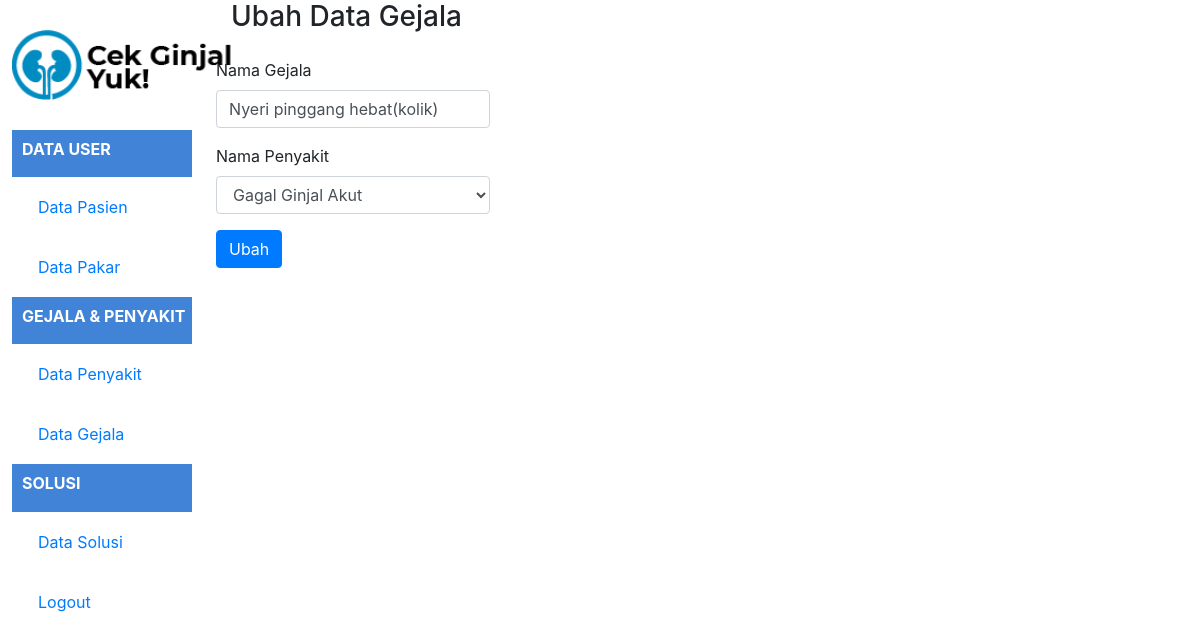
Screenshot of /ubahGejala.php?id_gejala=1 (signed in) with the database file from the repository.
### tables this page shows
CREATE TABLE `relasi` (
  `id_relasi` int(11) NOT NULL,
  `id_gejala` int(11) DEFAULT NULL,
  `id_penyakit` int(11) DEFAULT NULL
);

CREATE TABLE `gejala` (
  `id_gejala` int(11) NOT NULL,
  `gejala` varchar(100) NOT NULL
);

CREATE TABLE `penyakit` (
  `id_penyakit` int(11) NOT NULL,
  `penyakit` varchar(100) NOT NULL
);

### ubahGejala.php (the view, shortened to what this page needs)
<?php
include "function.php";
$id_gejala = $_GET["id_gejala"];
$query = mysqli_query($koneksi, "SELECT * FROM relasi INNER JOIN penyakit ON relasi.id_penyakit = penyakit.id_penyakit INNER JOIN gejala ON relasi.id_gejala = gejala.id_gejala WHERE relasi.id_gejala = '$id_gejala'");
$data = mysqli_fetch_assoc($query);
?>
<!DOCTYPE html>
<html lang="en">
<head>
    <link rel="stylesheet" href="styles.css">
    <link
        rel="stylesheet"
        href="https://stackpath.bootstrapcdn.com/bootstrap/4.4.1/css/bootstrap.min.css"
/>
</head>
<body >
    <div class="kiri">
        <section class="logo">
            <img src="gambar/logo.png" alt="logo" height="70px" />
        </section>
        <div class="sidebar-heading">
            <h5 class="font-weight-bold text-white text-uppercase teks">Data User</h5>
        </div>
        <section class="isi">
            <a class="nav-link" href="indexAdmin.php">
            <span>Data Pasien</span></a>
        </section>
        <section class="isi">
            <a class="nav-link" href="indexPakar.php">
            <span>Data Pakar</span></a>
        </section>
        <div class="sidebar-heading">
            <h5 class="font-weight-bold text-white text-uppercase teks">Gejala & Penyakit</h5>
        </div>
        <section class="isi">
            <a class="nav-link" href="indexPenyakit.php">
            <span>Data Penyakit</span>
            </a>
        </section>
        <section class="isi">
            <a class="nav-link" href="indexGejala.php">
            <span>Data Gejala</span>
            </a>
        </section>
        <div class="sidebar-heading">
            <h5 class="font-weight-bold text-white text-uppercase teks">Solusi</h5>
        </div>
        <section class="isi">
            <a class="nav-link" href="indexSolusi.php">
            <span>Data Solusi</span>
            </a>
        </section>
        <section class="isi">
            <a class="nav-link" href="logout.php">
            <span>Logout</span>
            </a>
        </section>
    </div>
    <div class="kanan">
        <div class="container-fluid">
            <div class="d-sm-flex align-items-center justify-content-between mb-4">
                <h1 class="h3 mb-0 text-gray-800">Ubah Data Gejala</h1>
            </div>
            <div class="row">
                <form action="function.php?act=ubahGejala&id_gejala=<?= $data['id_gejala']; ?>" id="ubah" method="POST">
                    <div class="form-group">
                        <label for="namaGejala">Nama Gejala</label>
                        <input type="text" class="form-control" id="namaGejala" name="namaGejala" value="<?= $data['gejala']; ?>"">
                    </div>
                    <div class="form-group">
                    <label for="id_penyakit" class="form-label">Nama Penyakit</label>
                    <select name="id_penyakit" id="id_penyakit" class="form-control">
                        <option value="<?= $data['id_penyakit']; ?>"><?= $data['penyakit']; ?></option>
                    </select>
                </div>
                    <input type="submit" name="ubah_btn" id="ubah" class="btn btn-primary" value="Ubah">
                </form>
            </div>
        </div>
    </div>
</body>
</html>

### styles.css (style rules this page uses)
body { margin: 0; font-family: 'Franklin Gothic Medium'; }
.kiri { margin: 1%; margin-top: auto; width: 15%; height: auto; border-radius: 5px 5px 5px 5px; float: left; }
.kanan { margin: 1%; margin-top: auto; width: 75%; height: auto; float: left; }
.logo { display: flex; margin-top: 30px; margin-bottom: 30px; align-content: center; }
.teks { font-size: medium; }
.isi { text-align: center; padding: 10px; color: #4183D7; }
.sidebar-heading { color: #ffff; background-color: #4183D7; padding-left: 10px; padding-bottom: 10px; padding-top: 10px; }
.nav-link { text-align: left; }

### rows the page displays
relasi: namaGejala "Nyeri pinggang hebat(kolik)", id_penyakit "Gagal Ginjal Akut"
